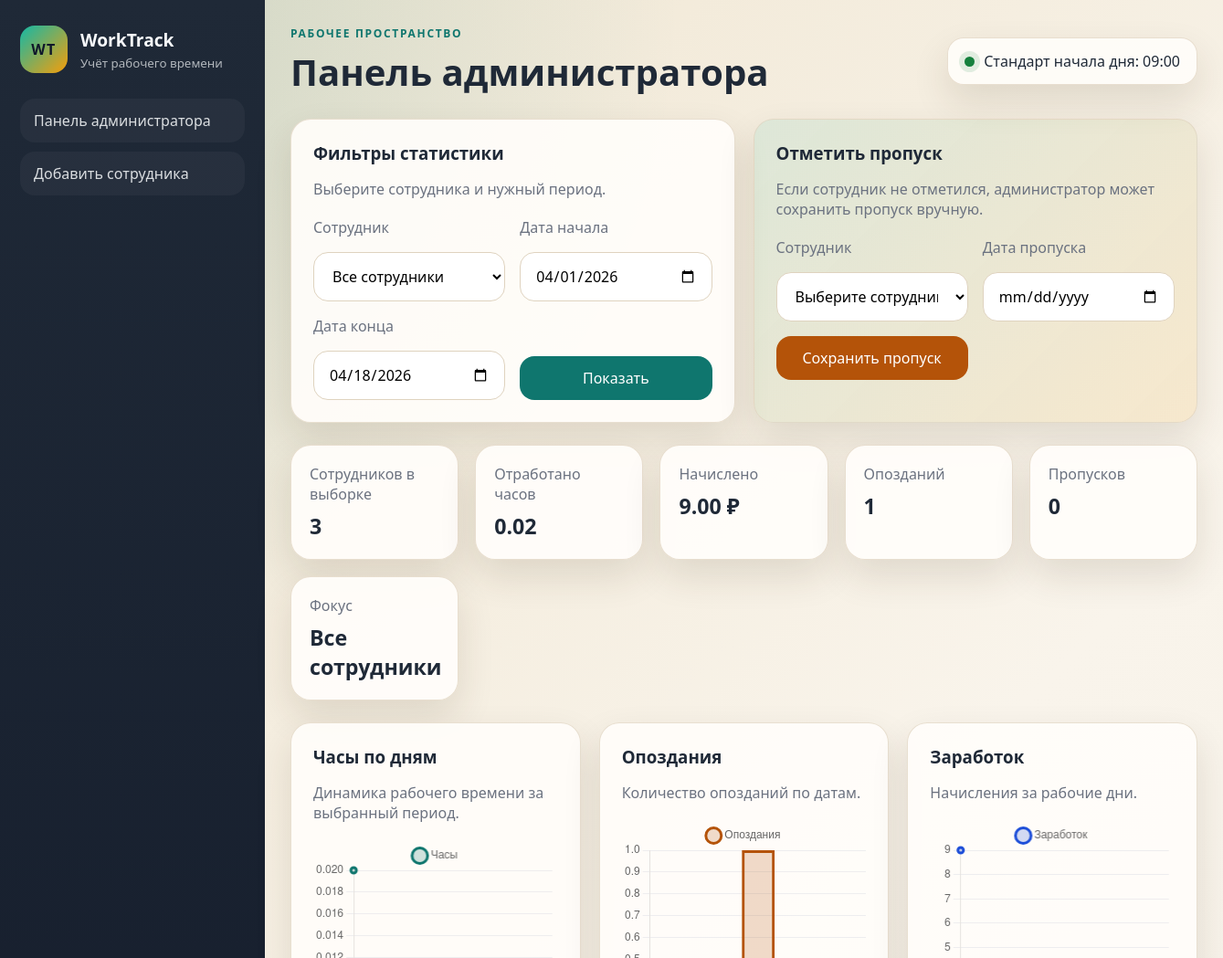
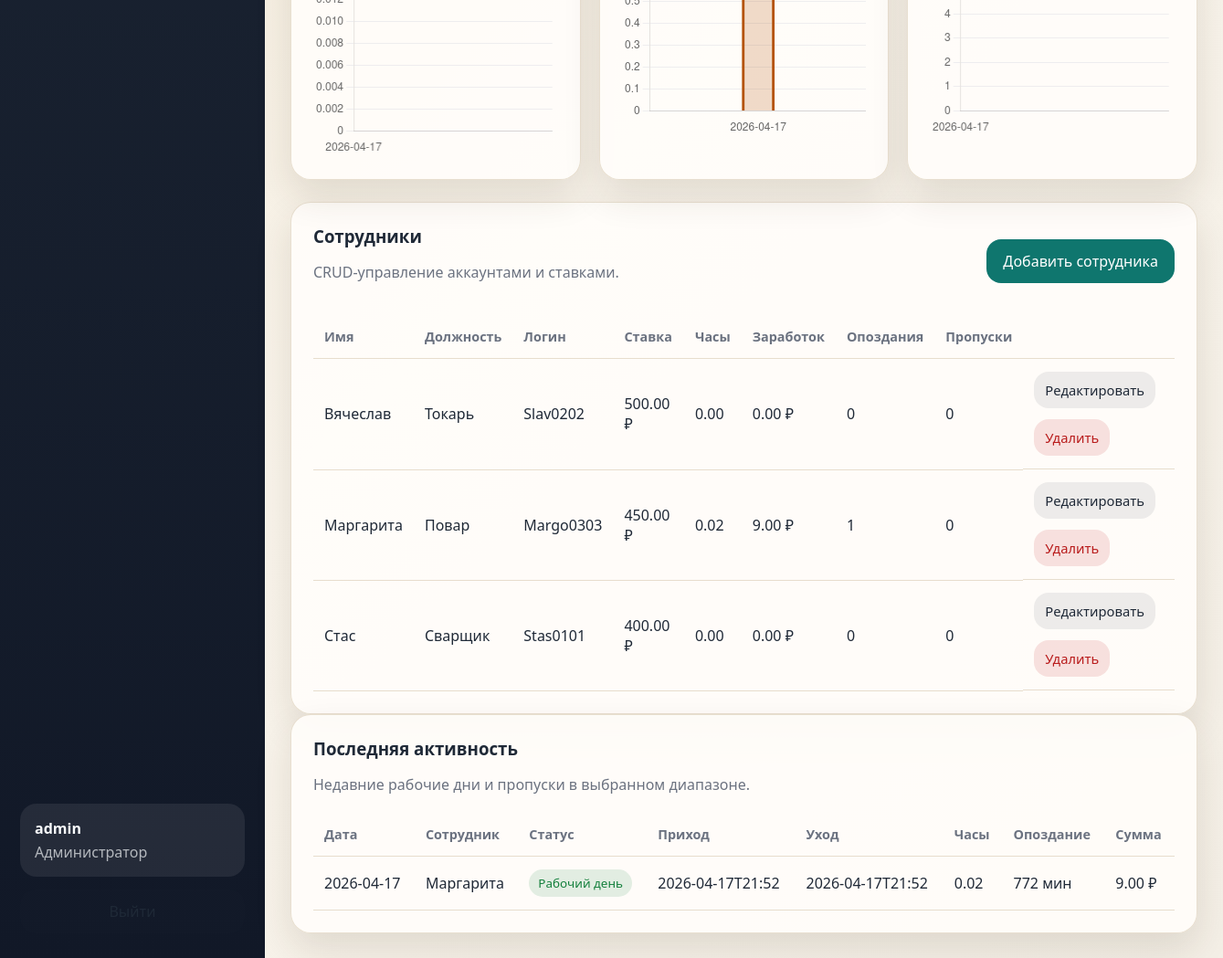
The page /admin (signed in) on the database its author committed (2 pictures, top to bottom).
### tables this page shows
CREATE TABLE users (
    id INTEGER PRIMARY KEY AUTOINCREMENT,
    username TEXT NOT NULL UNIQUE,
    password_hash TEXT NOT NULL,
    role TEXT NOT NULL CHECK (role IN ('admin', 'employee')),
    created_at TEXT NOT NULL DEFAULT CURRENT_TIMESTAMP
);

CREATE TABLE employees (
    id INTEGER PRIMARY KEY AUTOINCREMENT,
    user_id INTEGER NOT NULL UNIQUE,
    full_name TEXT NOT NULL,
    position TEXT NOT NULL,
    hourly_rate REAL NOT NULL DEFAULT 0,
    created_at TEXT NOT NULL DEFAULT CURRENT_TIMESTAMP,
    FOREIGN KEY (user_id) REFERENCES users (id) ON DELETE CASCADE
);

CREATE TABLE work_logs (
    id INTEGER PRIMARY KEY AUTOINCREMENT,
    employee_id INTEGER NOT NULL,
    work_date TEXT NOT NULL,
    check_in TEXT,
    check_out TEXT,
    worked_hours REAL NOT NULL DEFAULT 0,
    late_minutes INTEGER NOT NULL DEFAULT 0,
    status TEXT NOT NULL DEFAULT 'present' CHECK (status IN ('present', 'absent')),
    notes TEXT,
    created_at TEXT NOT NULL DEFAULT CURRENT_TIMESTAMP,
    UNIQUE (employee_id, work_date),
    FOREIGN KEY (employee_id) REFERENCES employees (id) ON DELETE CASCADE
);

### app.py (the view)
@app.route("/admin")
@admin_required
def admin_dashboard():
    default_start, default_end = current_month_bounds()
    selected_employee_raw = request.args.get("employee_id", "").strip()
    start_date = parse_date_input(request.args.get("start_date"), default_start)
    end_date = parse_date_input(request.args.get("end_date"), default_end)
    if start_date > end_date:
        start_date, end_date = end_date, start_date
    employees = query_all(
        """
        SELECT e.id, e.full_name, e.position, e.hourly_rate, u.username
        FROM employees e
        JOIN users u ON u.id = e.user_id
        ORDER BY e.full_name
        """
    )
    selected_employee_id = int(selected_employee_raw) if selected_employee_raw.isdigit() else None
    card_filter = ""
    card_params: tuple[Any, ...] = (start_date.isoformat(), end_date.isoformat())
    if selected_employee_id is not None:
        card_filter = "WHERE e.id = ?"
        card_params = (start_date.isoformat(), end_date.isoformat(), selected_employee_id)
    cards = query_all(
        f"""
        SELECT
            e.id,
            e.full_name,
            e.position,
            e.hourly_rate,
            u.username,
            COALESCE(SUM(CASE WHEN wl.status = 'present' THEN wl.worked_hours ELSE 0 END), 0) AS total_hours,
            COALESCE(SUM(CASE WHEN wl.status = 'present' THEN wl.worked_hours * e.hourly_rate ELSE 0 END), 0) AS total_earnings,
            COALESCE(SUM(CASE WHEN wl.status = 'present' AND wl.late_minutes > 0 THEN 1 ELSE 0 END), 0) AS late_days,
            COALESCE(SUM(CASE WHEN wl.status = 'absent' THEN 1 ELSE 0 END), 0) AS absent_days
        FROM employees e
        JOIN users u ON u.id = e.user_id
        LEFT JOIN work_logs wl
            ON wl.employee_id = e.id
            AND wl.work_date BETWEEN ? AND ?
        {card_filter}
        GROUP BY e.id
        ORDER BY e.full_name
        """,
        card_params,
    )
    selected_employee = get_employee(selected_employee_id) if selected_employee_id else None
    chart_data = dashboard_chart_data(selected_employee_id, start_date, end_date)
    overview = employee_scope_overview(selected_employee_id, start_date, end_date)
    activity = recent_activity(start_date, end_date, selected_employee_id)
    return render_template(
        "admin/dashboard.html",
        employees=employees,
        employee_cards=cards,
        selected_employee=selected_employee,
        selected_employee_id=selected_employee_id,
        start_date=start_date.isoformat(),
        end_date=end_date.isoformat(),
        overview=overview,
        activity=activity,
        chart_data=chart_data,
    )

### app.py (called while the page is built)
def get_db() -> sqlite3.Connection:
    if "db" not in g:
        connection = sqlite3.connect(app.config["DATABASE"])
        connection.row_factory = sqlite3.Row
        connection.execute("PRAGMA foreign_keys = ON")
        g.db = connection
    return g.db

def query_one(query: str, params: tuple[Any, ...] = ()) -> sqlite3.Row | None:
    return get_db().execute(query, params).fetchone()

def query_all(query: str, params: tuple[Any, ...] = ()) -> list[sqlite3.Row]:
    return get_db().execute(query, params).fetchall()

def login_required(view):
    @wraps(view)
    def wrapped_view(**kwargs):
        if g.user is None:
            flash("Сначала войдите в систему.", "warning")
            return redirect(url_for("login"))
        return view(**kwargs)
    return wrapped_view

def admin_required(view):
    @wraps(view)
    @login_required
    def wrapped_view(**kwargs):
        if g.user["role"] != "admin":
            flash("Доступ разрешён только администратору.", "danger")
            return redirect(url_for("employee_dashboard"))
        return view(**kwargs)
    return wrapped_view

@app.before_request
def load_logged_in_user() -> None:
    user_id = session.get("user_id")
    g.user = None
    if user_id is not None:
        g.user = query_one("SELECT * FROM users WHERE id = ?", (user_id,))

@app.context_processor
def inject_globals() -> dict[str, Any]:
    return {
        "current_user": g.user,
        "standard_start_time": STANDARD_START_TIME.strftime("%H:%M"),
    }

def parse_date_input(value: str | None, fallback: date) -> date:
    if not value:
        return fallback
    try:
        return datetime.strptime(value, "%Y-%m-%d").date()
    except ValueError:
        return fallback

def current_month_bounds() -> tuple[date, date]:
    today = date.today()
    first_day = today.replace(day=1)
    return first_day, today

### templates/admin/dashboard.html (shortened to what this page needs)
{% extends "base.html" %}
{% block page_title %}Панель администратора{% endblock %}
{% block content %}
<section class="grid two-columns">
    <article class="panel">
        <div class="panel-heading">
            <h3>Фильтры статистики</h3>
            <p class="muted">Выберите сотрудника и нужный период.</p>
        </div>
        <form class="filters" method="get">
            <label class="field">
                <span>Сотрудник</span>
                <select name="employee_id">
                    <option value="">Все сотрудники</option>
                </select>
            </label>
            <label class="field">
                <span>Дата начала</span>
                <input type="date" name="start_date" value="{{ start_date }}">
            </label>
            <label class="field">
                <span>Дата конца</span>
                <input type="date" name="end_date" value="{{ end_date }}">
            </label>
            <button class="button button-primary" type="submit">Показать</button>
        </form>
    </article>
    <article class="panel accent-panel">
        <div class="panel-heading">
            <h3>Отметить пропуск</h3>
            <p class="muted">Если сотрудник не отметился, администратор может сохранить пропуск вручную.</p>
        </div>
        <form class="filters" method="post" action="{{ url_for('mark_absence') }}">
            <label class="field">
                <span>Сотрудник</span>
                <select name="employee_id" required>
                    <option value="">Выберите сотрудника</option>
                </select>
            </label>
            <label class="field">
                <span>Дата пропуска</span>
                <input type="date" name="work_date" required>
            </label>
            <button class="button button-warning" type="submit">Сохранить пропуск</button>
        </form>
    </article>
</section>
<section class="stats-grid">
    <article class="stat-card">
        <span>Сотрудников в выборке</span>
        <strong>{{ overview.employee_count or 0 }}</strong>
    </article>
    <article class="stat-card">
        <span>Отработано часов</span>
        <strong>{{ '%.2f'|format(overview.total_hours or 0) }}</strong>
    </article>
    <article class="stat-card">
        <span>Начислено</span>
        <strong>{{ '%.2f'|format(overview.total_earnings or 0) }} ₽</strong>
    </article>
    <article class="stat-card">
        <span>Опозданий</span>
        <strong>{{ overview.total_late_days or 0 }}</strong>
    </article>
    <article class="stat-card">
        <span>Пропусков</span>
        <strong>{{ overview.total_absences or 0 }}</strong>
    </article>
    <article class="stat-card">
        <span>Фокус</span>
        <strong>{{ selected_employee.full_name if selected_employee else 'Все сотрудники' }}</strong>
    </article>
</section>
<section class="grid charts-grid">
    <article class="panel">
        <div class="panel-heading">
            <h3>Часы по дням</h3>
            <p class="muted">Динамика рабочего времени за выбранный период.</p>
        </div>
        <canvas id="hoursChart"></canvas>
    </article>
    <article class="panel">
        <div class="panel-heading">
            <h3>Опоздания</h3>
            <p class="muted">Количество опозданий по датам.</p>
        </div>
        <canvas id="lateChart"></canvas>
    </article>
    <article class="panel">
        <div class="panel-heading">
            <h3>Заработок</h3>
            <p class="muted">Начисления за рабочие дни.</p>
        </div>
        <canvas id="earningsChart"></canvas>
    </article>
</section>
<section class="panel">
    <div class="panel-heading panel-heading-inline">
        <div>
            <h3>Сотрудники</h3>
            <p class="muted">CRUD-управление аккаунтами и ставками.</p>
        </div>
        <a class="button button-primary" href="{{ url_for('create_employee') }}">Добавить сотрудника</a>
    </div>
    <div class="table-wrap">
        <table>
            <thead>
                <tr>
                    <th>Имя</th>
                    <th>Должность</th>
                    <th>Логин</th>
                    <th>Ставка</th>
                    <th>Часы</th>
                    <th>Заработок</th>
                    <th>Опоздания</th>
                    <th>Пропуски</th>
                    <th></th>
                </tr>
            </thead>
            <tbody>
                {% for employee in employee_cards %}
                <tr>
                    <td>{{ employee.full_name }}</td>
                    <td>{{ employee.position }}</td>
                    <td>{{ employee.username }}</td>
                    <td>{{ '%.2f'|format(employee.hourly_rate) }} ₽</td>
                    <td>{{ '%.2f'|format(employee.total_hours or 0) }}</td>
                    <td>{{ '%.2f'|format(employee.total_earnings or 0) }} ₽</td>
                    <td>{{ employee.late_days or 0 }}</td>
                    <td>{{ employee.absent_days or 0 }}</td>
                    <td class="actions">
                        <a class="button button-small button-ghost" href="{{ url_for('edit_employee', employee_id=employee.id) }}">Редактировать</a>
                        <form method="post" action="{{ url_for('delete_employee', employee_id=employee.id) }}" onsubmit="return confirm('Удалить сотрудника?');">
                            <button class="button button-small button-danger" type="submit">Удалить</button>
                        </form>
                    </td>
                </tr>
                {% else %}
                <tr>
                    <td colspan="9" class="empty-state">Сотрудники пока не добавлены.</td>
                </tr>
                {% endfor %}
            </tbody>
        </table>
    </div>
</section>
<section class="panel">
    <div class="panel-heading">
        <h3>Последняя активность</h3>
        <p class="muted">Недавние рабочие дни и пропуски в выбранном диапазоне.</p>
    </div>
    <div class="table-wrap">
        <table>
            <thead>
                <tr>
                    <th>Дата</th>
                    <th>Сотрудник</th>
                    <th>Статус</th>
                    <th>Приход</th>
                    <th>Уход</th>
                    <th>Часы</th>
                    <th>Опоздание</th>
                    <th>Сумма</th>
                </tr>
            </thead>
            <tbody>
                {% for row in activity %}
                <tr>
                    <td>{{ row.work_date }}</td>
                    <td>{{ row.full_name }}</td>
                    <td>
                        <span class="tag {{ 'tag-danger' if row.status == 'absent' else 'tag-success' }}">
                            {{ 'Пропуск' if row.status == 'absent' else 'Рабочий день' }}
                        </span>
                    </td>
                    <td>{{ row.check_in or '—' }}</td>
                    <td>{{ row.check_out or '—' }}</td>
                    <td>{{ '%.2f'|format(row.worked_hours or 0) }}</td>
                    <td>{{ row.late_minutes or 0 }} мин</td>
                    <td>{{ '%.2f'|format(row.day_earnings or 0) }} ₽</td>
                </tr>
                {% else %}
                <tr>
                    <td colspan="8" class="empty-state">За выбранный период данных пока нет.</td>
                </tr>
                {% endfor %}
            </tbody>
        </table>
    </div>
</section>
{% endblock %}
{% block scripts %}
<script>
    window.chartPayload = {{ chart_data|tojson }};
</script>
<script>
    createLineChart('hoursChart', window.chartPayload.labels, window.chartPayload.hours, 'Часы', '#0f766e');
    createBarChart('lateChart', window.chartPayload.labels, window.chartPayload.late, 'Опоздания', '#b45309');
    createLineChart('earningsChart', window.chartPayload.labels, window.chartPayload.earnings, 'Заработок', '#1d4ed8');
</script>
{% endblock %}

### templates/base.html (shortened to what this page needs)
<!doctype html>
<html lang="ru">
<head>
    <link rel="stylesheet" href="{{ url_for('static', filename='css/styles.css') }}">
</head>
<body>
    <div class="app-shell">
        <aside class="sidebar">
            <div>
                <a class="brand" href="{{ url_for('index') }}">
                    <span class="brand-badge">WT</span>
                    <div>
                        <strong>WorkTrack</strong>
                        <small>Учёт рабочего времени</small>
                    </div>
                </a>
                <nav class="nav">
                    {% if current_user %}
                    {% if current_user.role == 'admin' %}
                    <a href="{{ url_for('admin_dashboard') }}" class="nav-link">Панель администратора</a>
                    <a href="{{ url_for('create_employee') }}" class="nav-link">Добавить сотрудника</a>
                    {% else %}
                    <a href="{{ url_for('employee_dashboard') }}" class="nav-link">Мой кабинет</a>
                    {% endif %}
                    {% else %}
                    <a href="{{ url_for('login') }}" class="nav-link">Вход</a>
                    <a href="{{ url_for('register') }}" class="nav-link">Регистрация</a>
                    {% endif %}
                </nav>
            </div>
            <div class="sidebar-footer">
                {% if current_user %}
                <div class="user-pill">
                    <strong>{{ current_user.username }}</strong>
                    <span>{{ 'Администратор' if current_user.role == 'admin' else 'Сотрудник' }}</span>
                </div>
                <a class="button button-ghost button-full" href="{{ url_for('logout') }}">Выйти</a>
                {% else %}
                <p class="muted">Войдите, чтобы вести учёт часов и смотреть статистику.</p>
                {% endif %}
            </div>
        </aside>
        <main class="content">
            <header class="topbar">
                <div>
                    <p class="eyebrow">Рабочее пространство</p>
                    <h1>{% block page_title %}Система учёта рабочего времени{% endblock %}</h1>
                </div>
                <div class="status-card">
                    <span class="status-dot"></span>
                    <span>Стандарт начала дня: {{ standard_start_time }}</span>
                </div>
            </header>
            {% block content %}{% endblock %}
        </main>
    </div>
    {% block scripts %}{% endblock %}
</body>
</html>

### rows shown on the page
users: username "admin", role "Администратор"
employees: full_name "Вячеслав", position "Токарь", username "Slav0202", hourly_rate "500.00", total_hours "0.00", total_earnings "0.00", late_days "0", absent_days "0"
employees: full_name "Маргарита", position "Повар", username "Margo0303", hourly_rate "450.00", total_hours "0.02", total_earnings "9.00", late_days "1", absent_days "0"
employees: full_name "Стас", position "Сварщик", username "Stas0101", hourly_rate "400.00", total_hours "0.00", total_earnings "0.00", late_days "0", absent_days "0"
work_logs: work_date "2026-04-17", full_name "Маргарита", status "Рабочий день", check_in "2026-04-17T21:52", check_out "2026-04-17T21:52", worked_hours "0.02", late_minutes "772", day_earnings "9.00"

### other values the page prints
{{ standard_start_time }} "09:00"
{{ overview.employee_count or 0 }} "3"
{{ '%.2f'|format(overview.total_hours or 0) }} "0.02"
{{ '%.2f'|format(overview.total_earnings or 0) }} "9.00"
{{ overview.total_late_days or 0 }} "1"
{{ overview.total_absences or 0 }} "0"
{{ selected_employee.full_name if selected_employee else 'Все сотрудники' }} "Все сотрудники"
chart data {{ chart_data|tojson }} {"earnings": [9.0], "hours": [0.02], "labels": ["2026-04-17"], "late": [1]}
